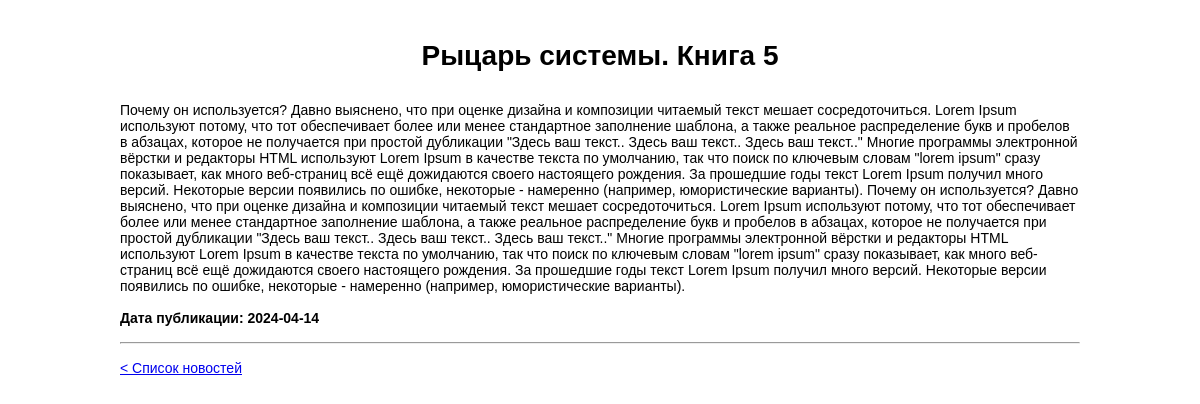
The app's page /reviews/4 with its own data.
### models.py (models this page shows)
class Review(db.Model):
    __tablename__ = 'reviews'
    id = db.Column(db.Integer, primary_key=True)
    title = db.Column(db.String(100), nullable=False)
    content = db.Column(db.Text, nullable=False)
    date = db.Column(db.Date, nullable=False)
    user_id = db.Column(db.Integer, db.ForeignKey('users.id'), nullable=False)

### app.py (the view)
@app.route('/reviews/<int:review_id>')
def get_post(review_id):
    review = Review.query.get_or_404(review_id)
    return render_template('single-review.html', review=review)

### templates/single-review.html (shortened to what this page needs)
{% extends "base.html" %}
{% block content %}
    <h1>{{ review.title }}</h1>
    <div>{{ review.content }}</div>
    <br>
    <div><b>Дата публикации: {{ review.date }}</b></div>
    <br>
    <hr>
    <br>
    <a href="/">< Список новостей</a>
    <br>
    <br>
    <br>
{% endblock %}

### static/css/style.css (style rules this page uses)
* { margin: 0; padding: 0; box-sizing: border-box; }
html, body { height: 100%; font-family: Arial, Helvetica, sans-serif; font-size: 14px; }
h1 { text-align: center; margin-bottom: 30px; }

### records on screen
Review: title "Рыцарь системы. Книга 5", content "Почему он используется? Давно выяснено, что при оценке дизайна и композиции читаемый текст мешает сосредоточиться. Lorem Ipsum используют потому, что тот обеспечивает более или менее стандартное заполнение шаблона, а также реальное распределение букв и пробелов в абзацах, которое не получается при простой дубликации \"Здесь ваш текст.. Здесь ваш текст.. Здесь ваш текст..\" Многие программы электронной вёрстки и редакторы HTML используют Lorem Ipsum в качестве текста по умолчанию, так что поиск по ключевым словам \"lorem ipsum\" сразу показывает, как много веб-страниц всё ещё дожидаются своего настоящего рождения. За прошедшие годы текст Lorem Ipsum получил много версий. Некоторые версии…", date "2024-04-14"
